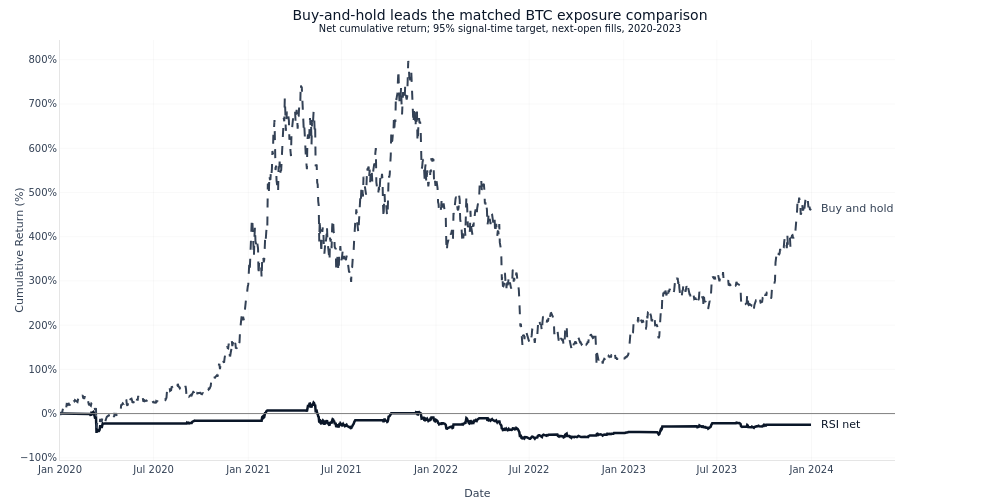

This figure's notebook cell:
### Code cell
fig = plot_cumulative_returns(
    analysis_net,
    benchmark_label="Buy and hold",
    show_benchmark=True,
    log_scale=False,
)
fig.data[0].name = "RSI net"
fig.data[1].name = "Buy and hold"
fig.data[0].line.color = COLORS["blue"]
fig.data[1].line.color = COLORS["neutral"]
for trace in fig.data:
    add_annotation(
        fig,
        text=trace.name,
        x=trace.x[-1],
        y=trace.y[-1],
        xref="x",
        yref="y",
        xshift=8,
        xanchor="left",
        yanchor="middle",
        font={"color": trace.line.color, "size": 11},
    )
fig.update_layout(
    title=(
        f"{return_leader} leads the matched BTC exposure comparison"
        "<br><sup>Net cumulative return; 95% signal-time target, next-open fills, 2020-2023</sup>"
    ),
    yaxis_title="Cumulative Return (%)",
    height=500,
    margin={"r": 105},
)
fig.show()

### Figure 1 — Plotly figure (JSON) as saved in the notebook; plotly's stock layout.template omitted (floating-point values rounded to 4 significant figures; data arrays with more than 128 entries replaced by an {"elided": "..."} marker saying what was removed)
{"data": [{"hovertemplate": "Date: %{x}<br>Return: %{y:.2%}<extra></extra>", "line": {"color": "#0a1628", "width": 2.5}, "mode": "lines", "name": "RSI net", "type": "scatter", "x": {"elided": "1461 str values"}, "y": {"elided": "1461 float values"}}, {"hovertemplate": "Date: %{x}<br>Return: %{y:.2%}<extra></extra>", "line": {"color": "#334155", "dash": "dash", "width": 2.0}, "mode": "lines", "name": "Buy and hold", "type": "scatter", "x": {"elided": "1461 str values"}, "y": {"elided": "1461 float values"}}], "layout": {"annotations": [{"font": {"color": "#0a1628", "size": 11}, "showarrow": false, "text": "RSI net", "x": "2023-12-31", "xanchor": "left", "xref": "x", "xshift": 8, "y": -0.2547, "yanchor": "middle", "yref": "y"}, {"font": {"color": "#334155", "size": 11}, "showarrow": false, "text": "Buy and hold", "x": "2023-12-31", "xanchor": "left", "xref": "x", "xshift": 8, "y": 4.634, "yanchor": "middle", "yref": "y"}], "font": {"color": "#334155", "family": "DM Sans, DejaVu Sans, sans-serif", "size": 12}, "height": 500, "hoverlabel": {"bgcolor": "white", "font": {"family": "DM Sans, DejaVu Sans, sans-serif", "size": 13}}, "hovermode": "x unified", "legend": {"x": 0.01, "xanchor": "left", "y": 0.99, "yanchor": "top"}, "margin": {"b": 40, "l": 60, "r": 105, "t": 40}, "paper_bgcolor": "rgba(0,0,0,0)", "plot_bgcolor": "rgba(0,0,0,0)", "shapes": [{"line": {"color": "gray", "dash": "solid", "width": 1}, "type": "line", "x0": 0, "x1": 1, "xref": "x domain", "y0": 0, "y1": 0, "yref": "y"}], "showlegend": false, "title": {"text": "Buy-and-hold leads the matched BTC exposure comparison<br><sup>Net cumulative return; 95% signal-time target, next-open fills, 2020-2023</sup>"}, "width": 1000, "xaxis": {"gridcolor": "rgba(0,0,0,0.06)", "linecolor": "rgba(0,0,0,0.1)", "title": {"text": "Date"}, "zeroline": false}, "yaxis": {"gridcolor": "rgba(0,0,0,0.06)", "linecolor": "rgba(0,0,0,0.1)", "tickformat": ".0%", "title": {"text": "Cumulative Return (%)"}, "zeroline": false}}}
